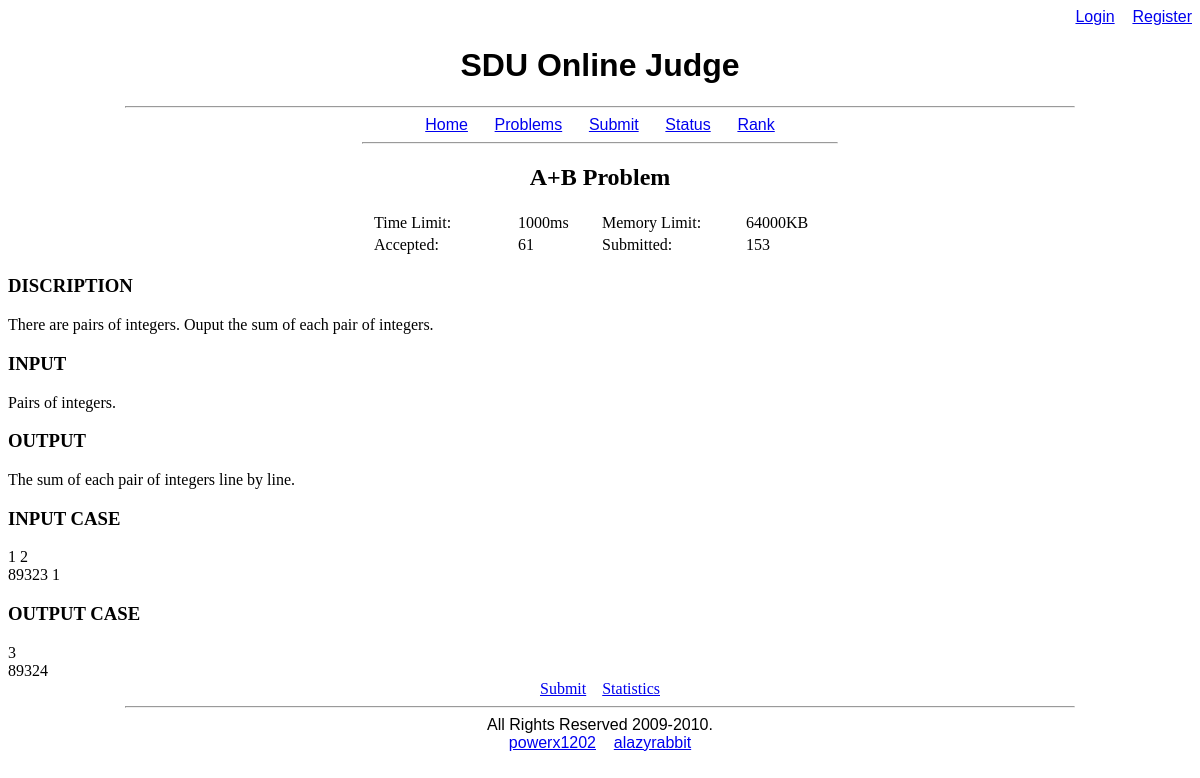
Before: /problem.php?pid=1 with the older database file.
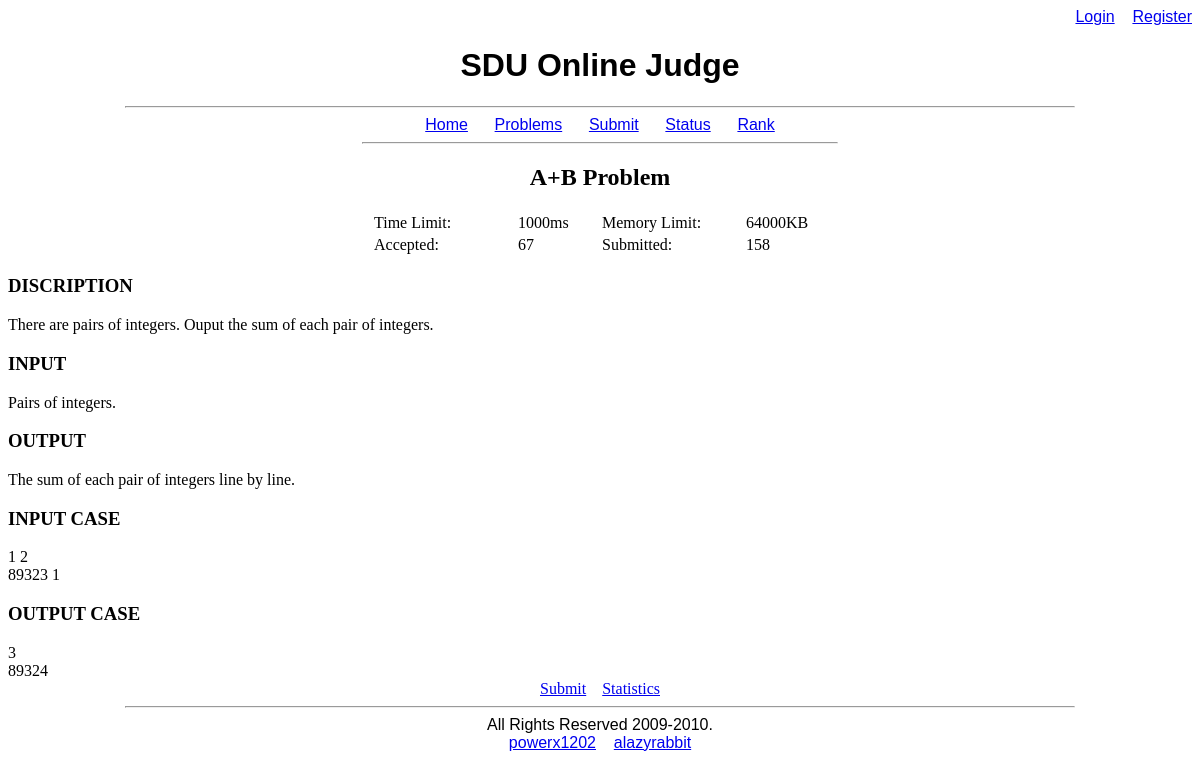
After: the same page with the newer database file.
### tables this page shows
CREATE TABLE `problem` (
  `pid` int(10) unsigned NOT NULL AUTO_INCREMENT,
  `problemName` varchar(50) NOT NULL,
  `accepted` int(10) unsigned DEFAULT '0',
  `submitted` int(10) unsigned DEFAULT '0',
  `discription` blob,
  `input` blob,
  `output` blob,
  `inputCase` blob,
  `outputCase` blob,
  `timeLimit` int(10) unsigned NOT NULL DEFAULT '1000',
  `memoryLimit` int(10) unsigned NOT NULL DEFAULT '64000',
  PRIMARY KEY (`pid`)
);

### web/problem.php (the view, shortened to what this page needs)
<?php
if(!isset($MAGICAL))
{
	include("index.php");
}
else
{
include("conn.php");
include("common.php");
function gen_section($title, $content)
{
	echo "<div align = \"left\"><h3>$title</h3></div>\n";
	echo "<div>$content</div>\n";
}
if(isset($_GET['pid']) && is_numeric($_GET['pid']) && $_GET['pid'] > 0)
{
	$pid = (int)$_GET['pid'];
}
else
	alert_and_go_back("Problem not existed!");
?>
<div>
<?php
$sql = "select pid, problemName, accepted, submitted, discription, input, output, inputCase,
	outputCase, timeLimit, memoryLimit from problem where pid = $pid";
if($result = $conn->query($sql))
{
	if(!($problem = $result->fetch_object()))
	{
		alert_and_go_back("No problem returned!");
		die();
	}
}
else
{
	error_log($conn->error." File:".__FILE__."; Line: ".__LINE__."; Sql string: $sql");
	die("Database Error.");
}
echo "<center><h2>$problem->problemName</h2></center>\n";
echo "<div align = \"center\"><table>";
echo "<tr><td width = \"140\">Time Limit:</td><td width = \"80\">{$problem->timeLimit}ms</td>";
echo "<td width = \"140\">Memory Limit:</td><td width = \"80\">{$problem->memoryLimit}KB</td></tr>";
echo "<tr><td width = \"140\">Accepted:</td><td width = \"80\">$problem->accepted</td>";
echo "<td width = \"140\">Submitted:</td><td width = \"80\">$problem->submitted</td></tr>\n";
echo "</table></div>\n";
echo "<div align = \"left\">";
gen_section("DISCRIPTION", my_htmlentities($problem->discription));
echo "</div>";
echo "<div align = \"center\">\n";
echo "<a href=\"submitproblem.php?pid=$pid\">Submit</a>";
echo "<a href=\"statistics?pid=$pid\">Statistics</a>";
echo "</div>\n";
?>
</div>
<?php
}
?>

### web/index.php (shortened to what this page needs)
<?php
$MAGICAL = 'DWP';
?>
<html>
<head>
</head>
<body>
<?php
include("top.php");
include($view);
include("bottom.php");
?>
</body>
</html>

### web/top.php (shortened to what this page needs)
<?php
if(!isset($MAGICAL))
	include("index.php");
else
{
echo "<div align = \"right\">";
if(!isset($_SESSION['uid']))
{
?>
<font face="sans-serif">
	<a href=login.php>Login</a>
	<a href=register.php>Register</a>
</font>
<?php
}
else
{
	$nickname = $_SESSION['nickname'];
	echo "<a href=\"user.php?uid=".$_SESSION['uid']."\">$nickname</a>";
	if(!isset($_POST['submit']))
	echo "&nbsp;&nbsp;";
	echo "<a href=\"logout.php\">Logout</a>";
}
echo "</div>\n";
?>
<h1><center><font face="sans-serif">SDU Online Judge</font></center></h1>
<hr width = "80%">
<div align = "center">
<font face="sans-serif">
	<a href="home.php">Home</a>
	<a href="problemlist.php">Problems</a>
	<a href="submitproblem.php">Submit</a>
	<a href="status.php">Status</a>
	<a href="rank.php">Rank</a>
</font>
</div>
<hr width = "40%">
<?php
}
?>

### web/common.php (shortened to what this page needs)
<?php
if(!isset($MAGICAL))
	include("index.php");
else
{
function my_htmlentities($string)
{
	$table = get_html_translation_table(HTML_SPECIALCHARS);
	$table["\n"] = "<br/>";
	$table["\t"] = "&nbsp;&nbsp;&nbsp;&nbsp;";
	$table[" "] = "&nbsp;";
	return strtr($string, $table);
}
}
?>

### web/bottom.php (shortened to what this page needs)
<?php
if(!isset($MAGICAL))
	include("index.php");
else
{
?>
<div align = "bottom">
<font face="sans-serif">
	<hr width = "80%">
	<center>All Rights Reserved 2009-2010.</center>
	<center>
	<a href=mailto:powerx1202@gmail.com>powerx1202</a>
	<a href=mailto:alazyrabbit@gmail.com>alazyrabbit</a>
</font>
</div>
<?php
}
?>

Changed rows visible on the page:
changed problem "A+B Problem": accepted "61" → "67"; submitted "153" → "158"
